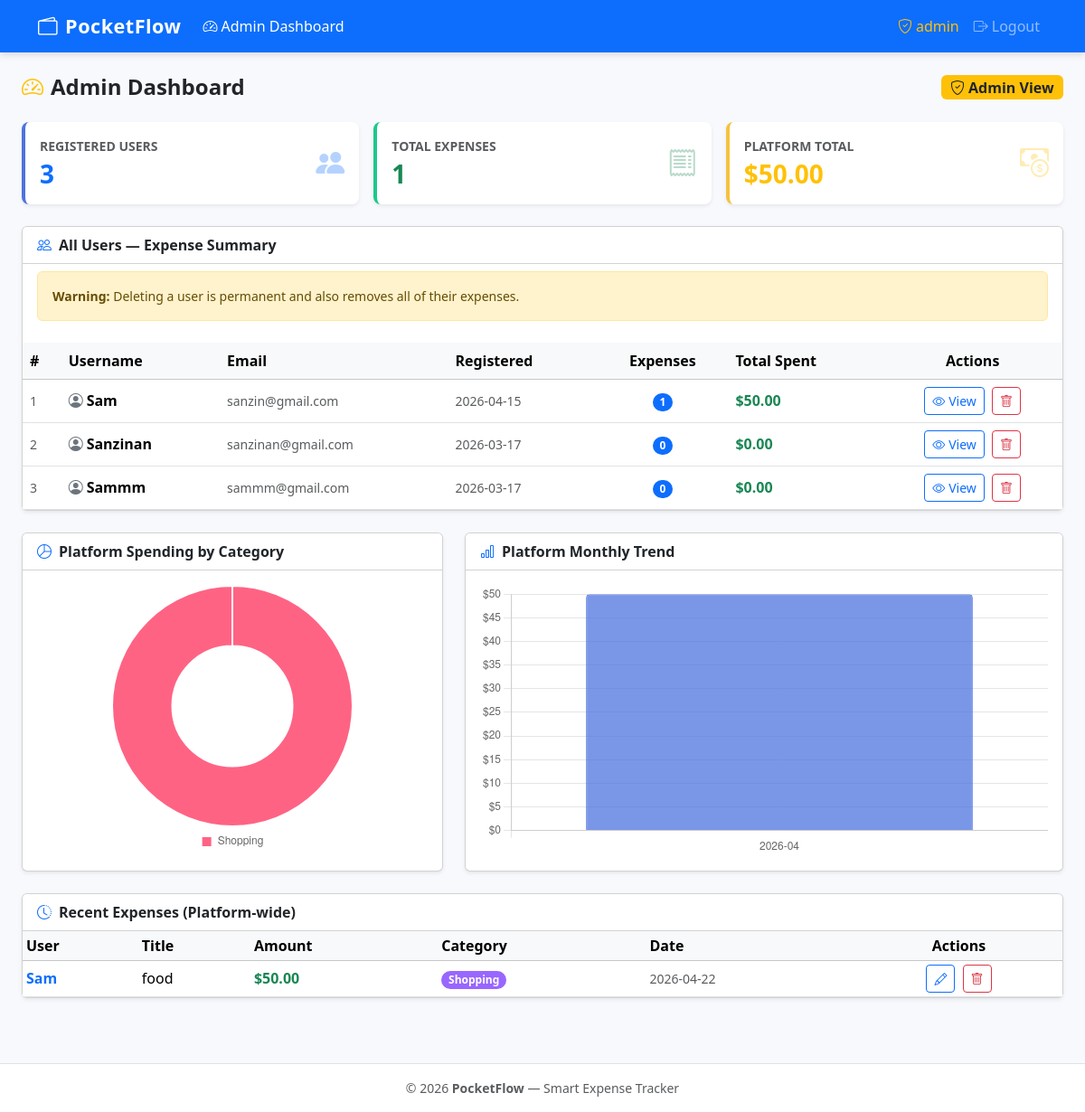
The page /admin (signed in) on the database its author committed.
### tables this page shows
CREATE TABLE users (
            id            INTEGER PRIMARY KEY AUTOINCREMENT,
            username      TEXT    NOT NULL UNIQUE,
            email         TEXT    NOT NULL UNIQUE,
            password_hash TEXT    NOT NULL,
            is_admin      INTEGER NOT NULL DEFAULT 0,
            created_at    TEXT    NOT NULL DEFAULT (datetime('now'))
        , avatar TEXT NOT NULL DEFAULT '', remember_token TEXT NOT NULL DEFAULT '', remember_token_expiry INTEGER NOT NULL DEFAULT 0, monthly_budget REAL NOT NULL DEFAULT 0);

CREATE TABLE expenses (
            id         INTEGER PRIMARY KEY AUTOINCREMENT,
            user_id    INTEGER NOT NULL,
            title      TEXT    NOT NULL,
            amount     REAL    NOT NULL,
            date       TEXT    NOT NULL,
            category   TEXT    NOT NULL,
            notes      TEXT    NOT NULL DEFAULT '',
            tags       TEXT    NOT NULL DEFAULT '',
            created_at TEXT    NOT NULL DEFAULT (datetime('now')),
            updated_at TEXT    NOT NULL DEFAULT (datetime('now')),
            FOREIGN KEY (user_id) REFERENCES users(id) ON DELETE CASCADE
        );

### app.py (the view)
@app.route('/admin')
@admin_required
def admin_dashboard():
    conn = get_db()
    users = conn.execute(
        'SELECT u.id, u.username, u.email, u.created_at, '
        'COUNT(e.id) AS expense_count, COALESCE(SUM(e.amount), 0) AS total_expenses '
        'FROM users u LEFT JOIN expenses e ON u.id = e.user_id '
        'WHERE u.is_admin = 0 GROUP BY u.id ORDER BY total_expenses DESC'
    ).fetchall()
    stats = conn.execute(
        'SELECT COUNT(DISTINCT user_id) AS total_users, COUNT(*) AS total_expenses, '
        'COALESCE(SUM(amount), 0) AS total_amount FROM expenses'
    ).fetchone()
    cat_rows = conn.execute(
        'SELECT category, SUM(amount) AS total FROM expenses GROUP BY category ORDER BY total DESC'
    ).fetchall()
    monthly_rows = conn.execute(
        "SELECT strftime('%Y-%m', date) AS month, SUM(amount) AS total "
        "FROM expenses GROUP BY month ORDER BY month ASC LIMIT 12"
    ).fetchall()
    recent = conn.execute(
        'SELECT e.*, u.username FROM expenses e JOIN users u ON e.user_id = u.id '
        'ORDER BY e.created_at DESC LIMIT 10'
    ).fetchall()
    conn.close()
    return render_template('admin/dashboard.html',
        users=users,
        stats=stats,
        cat_labels=[r['category'] for r in cat_rows],
        cat_values=[r['total'] for r in cat_rows],
        monthly_labels=[r['month'] for r in monthly_rows],
        monthly_values=[r['total'] for r in monthly_rows],
        recent=recent,
    )

### app.py (called while the page is built, shortened)
def get_db():
    conn = sqlite3.connect(DATABASE)
    conn.row_factory = sqlite3.Row
    conn.execute('PRAGMA foreign_keys = ON')
    return conn

def admin_required(f):
    @wraps(f)
    def decorated(*args, **kwargs):
        if 'user_id' not in session:
            flash('Please log in to continue.', 'warning')
            return redirect(url_for('login'))
        if not session.get('is_admin'):
            flash('Admin access required.', 'danger')
            return redirect(url_for('dashboard'))
        return f(*args, **kwargs)
    return decorated

@app.before_request
def load_user_from_remember_token():
    if 'user_id' in session:
        return

### templates/admin/dashboard.html (shortened to what this page needs)
{% extends 'base.html' %}
{% block content %}
<div class="container-fluid px-4">
  <div class="page-header mt-2">
    <h2><i class="bi bi-speedometer2 me-2 text-warning"></i>Admin Dashboard</h2>
    <span class="badge bg-warning text-dark fs-6">
      <i class="bi bi-shield-check me-1"></i>Admin View
    </span>
  </div>
  <div class="row g-3 mb-4">
    <div class="col-sm-6 col-xl-4">
      <div class="card stat-card primary shadow-sm h-100">
        <div class="card-body d-flex justify-content-between align-items-center">
          <div>
            <p class="text-muted text-uppercase small fw-semibold mb-1">Registered Users</p>
            <h3 class="fw-bold mb-0 text-primary">{{ users|length }}</h3>
          </div>
          <i class="bi bi-people-fill stat-icon text-primary"></i>
        </div>
      </div>
    </div>
    <div class="col-sm-6 col-xl-4">
      <div class="card stat-card success shadow-sm h-100">
        <div class="card-body d-flex justify-content-between align-items-center">
          <div>
            <p class="text-muted text-uppercase small fw-semibold mb-1">Total Expenses</p>
            <h3 class="fw-bold mb-0 text-success">{{ stats.total_expenses }}</h3>
          </div>
          <i class="bi bi-receipt stat-icon text-success"></i>
        </div>
      </div>
    </div>
    <div class="col-sm-6 col-xl-4">
      <div class="card stat-card warning shadow-sm h-100">
        <div class="card-body d-flex justify-content-between align-items-center">
          <div>
            <p class="text-muted text-uppercase small fw-semibold mb-1">Platform Total</p>
            <h3 class="fw-bold mb-0 text-warning">${{ "%.2f"|format(stats.total_amount) }}</h3>
          </div>
          <i class="bi bi-cash-coin stat-icon text-warning"></i>
        </div>
      </div>
    </div>
  </div>
  <div class="card shadow-sm mb-4">
    <div class="card-header bg-white fw-semibold">
      <i class="bi bi-people me-2 text-primary"></i>All Users — Expense Summary
    </div>
    <div class="card-body py-2 px-3">
      <div class="alert alert-warning mb-3 small">
        <strong>Warning:</strong> Deleting a user is permanent and also removes all of their expenses.
      </div>
    </div>
    {% if users %}
      <div class="table-responsive">
        <table class="table table-hover align-middle mb-0">
          <thead class="table-light">
            <tr>
              <th>#</th>
              <th>Username</th>
              <th>Email</th>
              <th>Registered</th>
              <th class="text-center">Expenses</th>
              <th>Total Spent</th>
              <th class="text-center">Actions</th>
            </tr>
          </thead>
          <tbody>
            {% for u in users %}
            <tr>
              <td class="text-muted small">{{ loop.index }}</td>
              <td class="fw-semibold">
                <i class="bi bi-person-circle me-1 text-secondary"></i>{{ u.username }}
              </td>
              <td class="text-muted small">{{ u.email }}</td>
              <td class="text-muted small">{{ u.created_at[:10] }}</td>
              <td class="text-center">
                <span class="badge bg-primary rounded-pill">{{ u.expense_count }}</span>
              </td>
              <td class="fw-bold text-success">${{ "%.2f"|format(u.total_expenses) }}</td>
              <td class="text-center">
                <a href="{{ url_for('admin_user_expenses', user_id=u.id) }}"
                   class="btn btn-sm btn-outline-primary me-1">
                  <i class="bi bi-eye me-1"></i>View
                </a>
                <form method="POST" action="{{ url_for('admin_delete_user', user_id=u.id) }}"
                      class="d-inline" onsubmit="return confirm('Delete this user and all of their expenses?');">
                  <button type="submit" class="btn btn-sm btn-outline-danger">
                    <i class="bi bi-trash"></i>
                  </button>
                </form>
              </td>
            </tr>
            {% endfor %}
          </tbody>
        </table>
      </div>
    {% else %}
      <div class="card-body text-center text-muted py-5">
        <i class="bi bi-people display-4 d-block mb-3 opacity-50"></i>
        No regular users registered yet.
      </div>
    {% endif %}
  </div>
  <div class="row g-4 mb-4">
    <div class="col-lg-5">
      <div class="card shadow-sm h-100">
        <div class="card-header bg-white fw-semibold">
          <i class="bi bi-pie-chart me-2 text-primary"></i>Platform Spending by Category
        </div>
        <div class="card-body d-flex align-items-center justify-content-center">
          {% if stats.total_expenses > 0 %}
            <div class="chart-box w-100"><canvas id="pieChart"></canvas></div>
          {% else %}
            <p class="text-muted text-center py-4">No expense data yet.</p>
          {% endif %}
        </div>
      </div>
    </div>
    <div class="col-lg-7">
      <div class="card shadow-sm h-100">
        <div class="card-header bg-white fw-semibold">
          <i class="bi bi-bar-chart me-2 text-primary"></i>Platform Monthly Trend
        </div>
        <div class="card-body d-flex align-items-center justify-content-center">
          {% if stats.total_expenses > 0 %}
            <div class="chart-box w-100"><canvas id="barChart"></canvas></div>
          {% else %}
            <p class="text-muted text-center py-4">No expense data yet.</p>
          {% endif %}
        </div>
      </div>
    </div>
  </div>
  <div class="card shadow-sm mb-4">
    <div class="card-header bg-white fw-semibold">
      <i class="bi bi-clock-history me-2 text-primary"></i>Recent Expenses (Platform-wide)
    </div>
    {% if recent %}
      <div class="table-responsive">
        <table class="table table-sm table-hover align-middle mb-0">
          <thead class="table-light">
            <tr>
              <th>User</th>
              <th>Title</th>
              <th>Amount</th>
              <th>Category</th>
              <th>Date</th>
              <th class="text-center">Actions</th>
            </tr>
          </thead>
          <tbody>
            {% for exp in recent %}
            <tr>
              <td>
                <a href="{{ url_for('admin_user_expenses', user_id=exp.user_id) }}"
                   class="text-decoration-none fw-semibold">
                  {{ exp.username }}
                </a>
              </td>
              <td>{{ exp.title }}</td>
              <td class="fw-bold text-success">${{ "%.2f"|format(exp.amount) }}</td>
              <td>
                <span class="badge cat-{{ exp.category }} rounded-pill">{{ exp.category }}</span>
              </td>
              <td class="text-muted small">{{ exp.date }}</td>
              <td class="text-center">
                <a href="{{ url_for('admin_edit_expense', expense_id=exp.id) }}"
                   class="btn btn-sm btn-outline-primary me-1"><i class="bi bi-pencil"></i></a>
                <form method="POST" action="{{ url_for('admin_delete_expense', expense_id=exp.id) }}"
                      class="delete-form d-inline">
                  <button type="submit" class="btn btn-sm btn-outline-danger">
                    <i class="bi bi-trash"></i>
                  </button>
                </form>
              </td>
            </tr>
            {% endfor %}
          </tbody>
        </table>
      </div>
    {% else %}
      <div class="card-body text-center text-muted py-4">No recent activity.</div>
    {% endif %}
  </div>
</div>
{% endblock %}
{% block scripts %}
<script>
    const chartData = JSON.parse(document.getElementById('chart-json').textContent);
    initPieChart('pieChart', chartData.cat_labels, chartData.cat_values);
    initBarChart('barChart', chartData.monthly_labels, chartData.monthly_values);
</script>
{% endblock %}

### templates/base.html (shortened to what this page needs)
<!DOCTYPE html>
<html lang="en">
<head>
  <link rel="stylesheet" href="https://cdn.jsdelivr.net/npm/bootstrap@5.3.2/dist/css/bootstrap.min.css">
  <link rel="stylesheet" href="https://cdn.jsdelivr.net/npm/bootstrap-icons@1.11.3/font/bootstrap-icons.css">
  <link rel="stylesheet" href="{{ url_for('static', filename='css/style.css') }}">
</head>
<body>
<nav class="navbar navbar-expand-lg navbar-dark bg-primary">
  <div class="container">
    <a class="navbar-brand fw-bold" href="{{ url_for('index') }}">
      <i class="bi bi-wallet2 me-2"></i>PocketFlow
    </a>
    <div class="collapse navbar-collapse" id="mainNav">
      {% if session.user_id %}
        <ul class="navbar-nav me-auto">
          {% if session.is_admin %}
            <li class="nav-item">
              <a class="nav-link {{ 'active' if request.endpoint == 'admin_dashboard' }}"
                 href="{{ url_for('admin_dashboard') }}">
                <i class="bi bi-speedometer2 me-1"></i>Admin Dashboard
              </a>
            </li>
          {% endif %}
        </ul>
        <ul class="navbar-nav ms-auto">
          {% if not session.is_admin %}
            <li class="nav-item">
              <a class="nav-link d-flex align-items-center gap-2 {{ 'active' if request.endpoint == 'profile' }}"
                 href="{{ url_for('profile') }}">
                {% if session.get('avatar') %}
                  <img src="{{ url_for('static', filename=session.avatar) }}"
                       alt="avatar"
                       style="width:26px;height:26px;object-fit:cover;border-radius:50%;border:2px solid rgba(255,255,255,.6)">
                {% else %}
                  <i class="bi bi-person-circle"></i>
                {% endif %}
                {{ session.username }}
              </a>
            </li>
          {% else %}
            <li class="nav-item">
              <span class="nav-link text-warning">
                <i class="bi bi-shield-check me-1"></i>{{ session.username }}
              </span>
            </li>
          {% endif %}
          <li class="nav-item">
            <a class="nav-link" href="{{ url_for('logout') }}">
              <i class="bi bi-box-arrow-right me-1"></i>Logout
            </a>
          </li>
        </ul>
      {% endif %}
    </div>
  </div>
</nav>
{% block content %}{% endblock %}
<footer class="py-3 bg-white border-top mt-5">
  <div class="container text-center text-muted small">
    &copy; 2026 <strong>PocketFlow</strong> &mdash; Smart Expense Tracker
  </div>
</footer>
{% block scripts %}{% endblock %}
</body>
</html>

### static/css/style.css (style rules this page uses)
:root { --pf-primary: #4e73df; --pf-success: #1cc88a; --pf-warning: #f6c23e; --pf-danger: #e74a3b; --pf-info: #36b9cc; --pf-secondary: #858796; --pf-bg: #f8f9fc; }
body { background-color: var(--pf-bg); font-family: 'Segoe UI', system-ui, -apple-system, sans-serif; min-height: 100vh; display: flex; flex-direction: column; }
.navbar { box-shadow: 0 2px 8px rgba(0,0,0,.15); }
.navbar-brand { font-size: 1.35rem; letter-spacing: .5px; }
.stat-card { border: none; border-left: 4px solid; border-radius: .5rem; transition: transform .15s, box-shadow .15s; }
.stat-card.primary { border-left-color: var(--pf-primary); }
.stat-card.success { border-left-color: var(--pf-success); }
.stat-card.warning { border-left-color: var(--pf-warning); }
.stat-icon { font-size: 2rem; opacity: .3; }
.cat-Shopping { background-color: #9966FF !important; }
.chart-box { position: relative; height: 300px; }
.page-header { display: flex; align-items: center; justify-content: space-between; margin-bottom: 1.5rem; flex-wrap: wrap; gap: .5rem; }
.page-header h2 { margin: 0; font-weight: 700; font-size: 1.5rem; }
footer { margin-top: auto; }

### rows shown on the page
users: username "Sam", email "sanzin@gmail.com", created_at "2026-04-15", expense_count "1", total_expenses "50.00"
users: username "Sanzinan", email "sanzinan@gmail.com", created_at "2026-03-17", expense_count "0", total_expenses "0.00"
users: username "Sammm", email "sammm@gmail.com", created_at "2026-03-17", expense_count "0", total_expenses "0.00"
expenses: username "Sam", title "food", amount "50.00", category "Shopping", date "2026-04-22"

### other values the page prints
{{ session.username }} "admin"
{{ users|length }} "3"
{{ stats.total_expenses }} "1"
{{ "%.2f"|format(stats.total_amount) }} "50.00"
